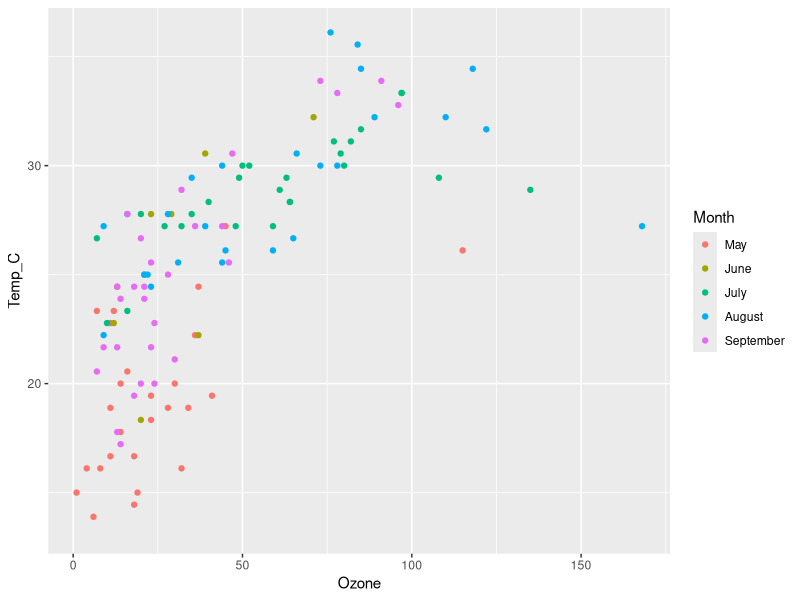

Write R code to recreate this figure.
## ---- chunk 1
#| warning: false
#| message: false

# load libraries:
library(tidyverse) # Recall that tidyverse contains dplyr, ggplot2, and many other useful packages.

# Load `airquality` dataset:
data("airquality")
airquality |> 
    head()
## ---- chunk 2
# your code here
airquality <- airquality |>
  mutate(
    Month = factor(
      Month,
      levels = 5:9,  # original numeric codes
      labels = c("May", "June", "July", "August", "September")  # names to use
    )
  )
## ---- chunk 3
# your code here
airquality <- airquality |>
  mutate(
    Temp_C = (Temp - 32) * 5/9
  )
## ---- chunk 4
# your code here
airquality <- airquality |>
    rename(
        Wind_mph = Wind,
       Temp_F = Temp
    )

# airquality <- airquality |>
#    mutate(
#        Wind_mph = Wind,
#       Temp_F = Temp,
#    select(-wind, -Temp)
#    )
## ---- chunk 5
# your code here
airquality |>
    ggplot(aes(x = Ozone,
                y = Temp_C,
                color = Month)) +
    geom_point()
## ---- chunk 6
# your code here

## ---- chunk 7
# your code here

## ---- chunk 8
# your code here

## ---- chunk 9
# your code here
airquality |> 
    summarize(
        across(everything(), ~ sum(is.na( . )) # ~ style of writing ( . )=Placeholder where cols go
        )  
    )  |> 
    pivot_longer(everything(), names_to = "column_name", values_to = "number_of_na_vals")
        # The Hard Way Manualy:
        # sum_na_vals_Ozone = sum(is.na(Ozone)
        # sum_na_vals_Solar.R = sum(is.na(Solar.R)
